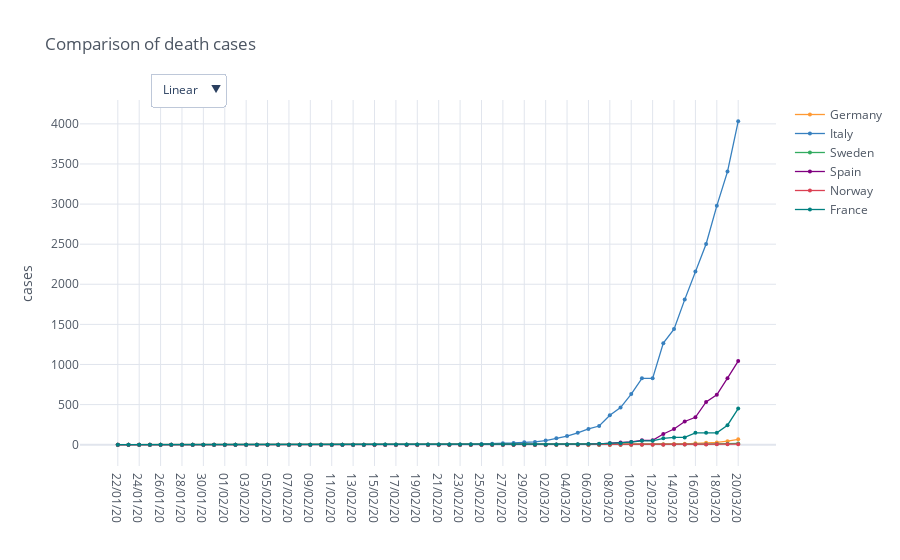

This figure's notebook cell:
### Code cell
death_cases_countries = io.load_cases(io.get_filename_death_cases(), countries)

fig_deaths = mp.iplot_comparative_plot(death_cases_countries, title='Comparison of death cases', size=4, yTitle='cases', mode='lines+markers', asFigure=True)
fig_deaths.show()

### Figure 1 — Plotly figure (JSON) as saved in the notebook; plotly's stock layout.template omitted (floating-point values rounded to 4 significant figures)
{"data": [{"line": {"color": "rgba(255, 153, 51, 1.0)", "dash": "solid", "shape": "linear", "width": 1.3}, "marker": {"size": 4, "symbol": "circle"}, "mode": "lines+markers", "name": "Germany", "text": "", "type": "scatter", "x": ["22/01/20", "23/01/20", "24/01/20", "25/01/20", "26/01/20", "27/01/20", "28/01/20", "29/01/20", "30/01/20", "31/01/20", "01/02/20", "02/02/20", "03/02/20", "04/02/20", "05/02/20", "06/02/20", "07/02/20", "08/02/20", "09/02/20", "10/02/20", "11/02/20", "12/02/20", "13/02/20", "14/02/20", "15/02/20", "16/02/20", "17/02/20", "18/02/20", "19/02/20", "20/02/20", "21/02/20", "22/02/20", "23/02/20", "24/02/20", "25/02/20", "26/02/20", "27/02/20", "28/02/20", "29/02/20", "01/03/20", "02/03/20", "03/03/20", "04/03/20", "05/03/20", "06/03/20", "07/03/20", "08/03/20", "09/03/20", "10/03/20", "11/03/20", "12/03/20", "13/03/20", "14/03/20", "15/03/20", "16/03/20", "17/03/20", "18/03/20", "19/03/20", "20/03/20"], "y": [0, 0, 0, 0, 0, 0, 0, 0, 0, 0, 0, 0, 0, 0, 0, 0, 0, 0, 0, 0, 0, 0, 0, 0, 0, 0, 0, 0, 0, 0, 0, 0, 0, 0, 0, 0, 0, 0, 0, 0, 0, 0, 0, 0, 0, 0, 0, 2, 2, 3, 3, 7, 9, 11, 17, 24, 28, 44, 67]}, {"line": {"color": "rgba(55, 128, 191, 1.0)", "dash": "solid", "shape": "linear", "width": 1.3}, "marker": {"size": 4, "symbol": "circle"}, "mode": "lines+markers", "name": "Italy", "text": "", "type": "scatter", "x": ["22/01/20", "23/01/20", "24/01/20", "25/01/20", "26/01/20", "27/01/20", "28/01/20", "29/01/20", "30/01/20", "31/01/20", "01/02/20", "02/02/20", "03/02/20", "04/02/20", "05/02/20", "06/02/20", "07/02/20", "08/02/20", "09/02/20", "10/02/20", "11/02/20", "12/02/20", "13/02/20", "14/02/20", "15/02/20", "16/02/20", "17/02/20", "18/02/20", "19/02/20", "20/02/20", "21/02/20", "22/02/20", "23/02/20", "24/02/20", "25/02/20", "26/02/20", "27/02/20", "28/02/20", "29/02/20", "01/03/20", "02/03/20", "03/03/20", "04/03/20", "05/03/20", "06/03/20", "07/03/20", "08/03/20", "09/03/20", "10/03/20", "11/03/20", "12/03/20", "13/03/20", "14/03/20", "15/03/20", "16/03/20", "17/03/20", "18/03/20", "19/03/20", "20/03/20"], "y": [0, 0, 0, 0, 0, 0, 0, 0, 0, 0, 0, 0, 0, 0, 0, 0, 0, 0, 0, 0, 0, 0, 0, 0, 0, 0, 0, 0, 0, 0, 1, 2, 3, 7, 10, 12, 17, 21, 29, 34, 52, 79, 107, 148, 197, 233, 366, 463, 631, 827, 827, 1266, 1441, 1809, 2158, 2503, 2978, 3405, 4032]}, {"line": {"color": "rgba(50, 171, 96, 1.0)", "dash": "solid", "shape": "linear", "width": 1.3}, "marker": {"size": 4, "symbol": "circle"}, "mode": "lines+markers", "name": "Sweden", "text": "", "type": "scatter", "x": ["22/01/20", "23/01/20", "24/01/20", "25/01/20", "26/01/20", "27/01/20", "28/01/20", "29/01/20", "30/01/20", "31/01/20", "01/02/20", "02/02/20", "03/02/20", "04/02/20", "05/02/20", "06/02/20", "07/02/20", "08/02/20", "09/02/20", "10/02/20", "11/02/20", "12/02/20", "13/02/20", "14/02/20", "15/02/20", "16/02/20", "17/02/20", "18/02/20", "19/02/20", "20/02/20", "21/02/20", "22/02/20", "23/02/20", "24/02/20", "25/02/20", "26/02/20", "27/02/20", "28/02/20", "29/02/20", "01/03/20", "02/03/20", "03/03/20", "04/03/20", "05/03/20", "06/03/20", "07/03/20", "08/03/20", "09/03/20", "10/03/20", "11/03/20", "12/03/20", "13/03/20", "14/03/20", "15/03/20", "16/03/20", "17/03/20", "18/03/20", "19/03/20", "20/03/20"], "y": [0, 0, 0, 0, 0, 0, 0, 0, 0, 0, 0, 0, 0, 0, 0, 0, 0, 0, 0, 0, 0, 0, 0, 0, 0, 0, 0, 0, 0, 0, 0, 0, 0, 0, 0, 0, 0, 0, 0, 0, 0, 0, 0, 0, 0, 0, 0, 0, 0, 1, 1, 1, 2, 3, 6, 7, 10, 11, 16]}, {"line": {"color": "rgba(128, 0, 128, 1.0)", "dash": "solid", "shape": "linear", "width": 1.3}, "marker": {"size": 4, "symbol": "circle"}, "mode": "lines+markers", "name": "Spain", "text": "", "type": "scatter", "x": ["22/01/20", "23/01/20", "24/01/20", "25/01/20", "26/01/20", "27/01/20", "28/01/20", "29/01/20", "30/01/20", "31/01/20", "01/02/20", "02/02/20", "03/02/20", "04/02/20", "05/02/20", "06/02/20", "07/02/20", "08/02/20", "09/02/20", "10/02/20", "11/02/20", "12/02/20", "13/02/20", "14/02/20", "15/02/20", "16/02/20", "17/02/20", "18/02/20", "19/02/20", "20/02/20", "21/02/20", "22/02/20", "23/02/20", "24/02/20", "25/02/20", "26/02/20", "27/02/20", "28/02/20", "29/02/20", "01/03/20", "02/03/20", "03/03/20", "04/03/20", "05/03/20", "06/03/20", "07/03/20", "08/03/20", "09/03/20", "10/03/20", "11/03/20", "12/03/20", "13/03/20", "14/03/20", "15/03/20", "16/03/20", "17/03/20", "18/03/20", "19/03/20", "20/03/20"], "y": [0, 0, 0, 0, 0, 0, 0, 0, 0, 0, 0, 0, 0, 0, 0, 0, 0, 0, 0, 0, 0, 0, 0, 0, 0, 0, 0, 0, 0, 0, 0, 0, 0, 0, 0, 0, 0, 0, 0, 0, 0, 1, 2, 3, 5, 10, 17, 28, 35, 54, 55, 133, 195, 289, 342, 533, 623, 830, 1043]}, {"line": {"color": "rgba(219, 64, 82, 1.0)", "dash": "solid", "shape": "linear", "width": 1.3}, "marker": {"size": 4, "symbol": "circle"}, "mode": "lines+markers", "name": "Norway", "text": "", "type": "scatter", "x": ["22/01/20", "23/01/20", "24/01/20", "25/01/20", "26/01/20", "27/01/20", "28/01/20", "29/01/20", "30/01/20", "31/01/20", "01/02/20", "02/02/20", "03/02/20", "04/02/20", "05/02/20", "06/02/20", "07/02/20", "08/02/20", "09/02/20", "10/02/20", "11/02/20", "12/02/20", "13/02/20", "14/02/20", "15/02/20", "16/02/20", "17/02/20", "18/02/20", "19/02/20", "20/02/20", "21/02/20", "22/02/20", "23/02/20", "24/02/20", "25/02/20", "26/02/20", "27/02/20", "28/02/20", "29/02/20", "01/03/20", "02/03/20", "03/03/20", "04/03/20", "05/03/20", "06/03/20", "07/03/20", "08/03/20", "09/03/20", "10/03/20", "11/03/20", "12/03/20", "13/03/20", "14/03/20", "15/03/20", "16/03/20", "17/03/20", "18/03/20", "19/03/20", "20/03/20"], "y": [0, 0, 0, 0, 0, 0, 0, 0, 0, 0, 0, 0, 0, 0, 0, 0, 0, 0, 0, 0, 0, 0, 0, 0, 0, 0, 0, 0, 0, 0, 0, 0, 0, 0, 0, 0, 0, 0, 0, 0, 0, 0, 0, 0, 0, 0, 0, 0, 0, 0, 0, 0, 3, 3, 3, 3, 6, 7, 7]}, {"line": {"color": "rgba(0, 128, 128, 1.0)", "dash": "solid", "shape": "linear", "width": 1.3}, "marker": {"size": 4, "symbol": "circle"}, "mode": "lines+markers", "name": "France", "text": "", "type": "scatter", "x": ["22/01/20", "23/01/20", "24/01/20", "25/01/20", "26/01/20", "27/01/20", "28/01/20", "29/01/20", "30/01/20", "31/01/20", "01/02/20", "02/02/20", "03/02/20", "04/02/20", "05/02/20", "06/02/20", "07/02/20", "08/02/20", "09/02/20", "10/02/20", "11/02/20", "12/02/20", "13/02/20", "14/02/20", "15/02/20", "16/02/20", "17/02/20", "18/02/20", "19/02/20", "20/02/20", "21/02/20", "22/02/20", "23/02/20", "24/02/20", "25/02/20", "26/02/20", "27/02/20", "28/02/20", "29/02/20", "01/03/20", "02/03/20", "03/03/20", "04/03/20", "05/03/20", "06/03/20", "07/03/20", "08/03/20", "09/03/20", "10/03/20", "11/03/20", "12/03/20", "13/03/20", "14/03/20", "15/03/20", "16/03/20", "17/03/20", "18/03/20", "19/03/20", "20/03/20"], "y": [0, 0, 0, 0, 0, 0, 0, 0, 0, 0, 0, 0, 0, 0, 0, 0, 0, 0, 0, 0, 0, 0, 0, 0, 1, 1, 1, 1, 1, 1, 1, 1, 1, 1, 1, 2, 2, 2, 2, 2, 3, 4, 4, 6, 9, 11, 19, 19, 33, 48, 48, 79, 91, 91, 148, 148, 148, 243, 450]}], "layout": {"legend": {"bgcolor": "#FFFFFF", "font": {"color": "#4D5663"}}, "paper_bgcolor": "#FFFFFF", "plot_bgcolor": "#FFFFFF", "title": {"font": {"color": "#4D5663"}, "text": "Comparison of death cases"}, "updatemenus": [{"buttons": [{"args": [{"yaxis.type": "linear"}], "label": "Linear", "method": "relayout"}, {"args": [{"yaxis.type": "log"}], "label": "Log", "method": "relayout"}], "direction": "down", "pad": {"r": 10, "t": 10}, "showactive": true, "x": 0.1, "xanchor": "left", "y": 1.1, "yanchor": "top"}], "xaxis": {"gridcolor": "#E1E5ED", "showgrid": true, "tickfont": {"color": "#4D5663"}, "title": {"font": {"color": "#4D5663"}, "text": ""}, "zerolinecolor": "#E1E5ED"}, "yaxis": {"gridcolor": "#E1E5ED", "showgrid": true, "tickfont": {"color": "#4D5663"}, "title": {"font": {"color": "#4D5663"}, "text": "cases"}, "zerolinecolor": "#E1E5ED"}}}
